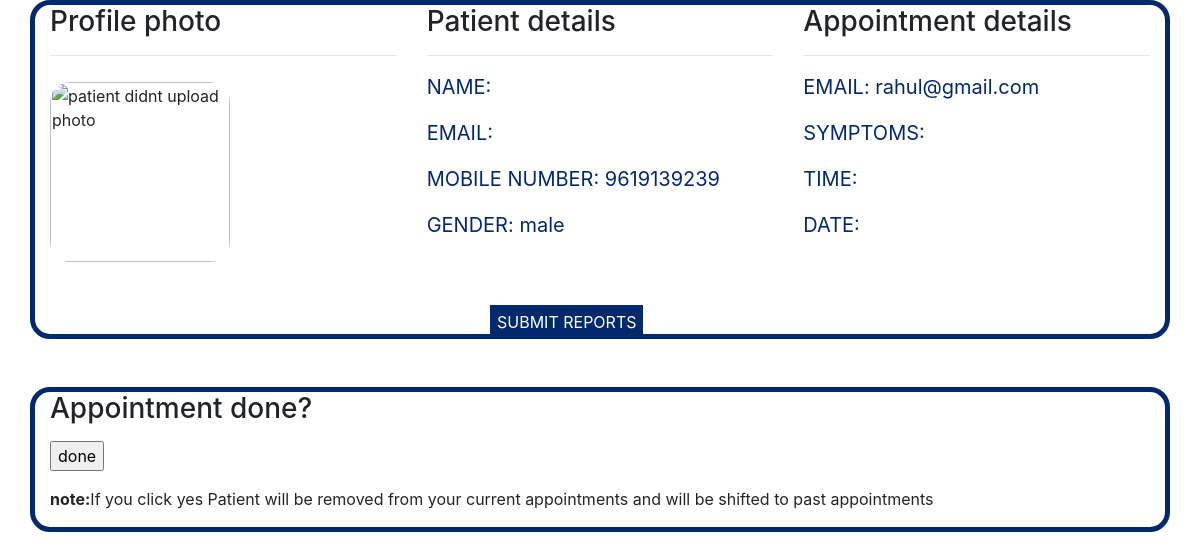
/view_pat.php?show=rahul@gmail.com, run on an earlier commit of the app's database.
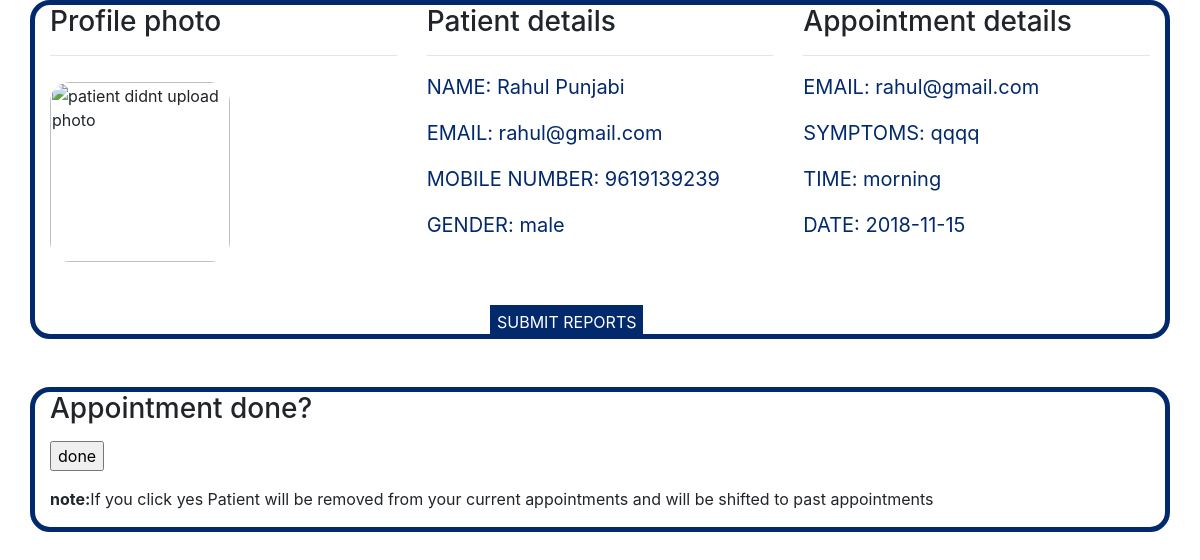
And on a later commit of the database.
### tables this page shows
CREATE TABLE `appointment` (
  `fname` varchar(40) NOT NULL,
  `lname` varchar(40) NOT NULL,
  `Email` varchar(40) NOT NULL,
  `date1` date NOT NULL,
  `Symptoms` varchar(128) NOT NULL,
  `department` varchar(40) NOT NULL,
  `docemail` varchar(50) NOT NULL,
  `time1` varchar(40) NOT NULL,
  `status` varchar(10) NOT NULL DEFAULT 'pending'
);

### view_pat.php (the view, shortened to what this page needs)
<link rel="stylesheet" href="https://stackpath.bootstrapcdn.com/bootstrap/4.1.3/css/bootstrap.min.css">
<?php
if(isset($_GET['show']))
{
$link = mysqli_connect("localhost","root", "", "hospital");
$mail=$_GET['show'];
$sql1="select *from patient where email='$mail'";
$sql2="select * from appointment where Email='$mail' and status='noo'";
$result1=mysqli_query($link,$sql1);
$result2=mysqli_query($link,$sql2);
$row1=mysqli_fetch_assoc($result1);
$row2=mysqli_fetch_assoc($result2);
?>
<div class="container">
<?php
 $sql3="select * from profile where email='$mail'";
        $result3=mysqli_query($link,$sql3);
        $row3=mysqli_fetch_assoc($result3);
       echo'
            <div class="row">
            <div class="col-12 patient">
            <div class="row">
            <div class="col-4">
            <h3>Profile photo</h3><hr>
            <img src="profile/'.$row3["photo"].'" alt="patient didnt upload photo" width="180px" height="180px" style="margin-top:10px;">
            </div>
          <div class="col-4">
          <h3>Patient details</h3><hr>';
          echo'<p>NAME: '.$row2["fname"]." ".$row2["lname"].'</p>';
          echo'<p>EMAIL: '.$row2["Email"].'</p>';
          echo'<p>MOBILE NUMBER: '.$row1["mobile_number"].'</p>';
          echo'<p>GENDER: '.$row1["gender"].'</p>';
          echo'</div>';
			echo'<div class="col-4">';
          echo '<h3>Appointment details</h3><hr>';
          echo'<p>EMAIL: '.$row1["email"].'</p>';
          echo'<p>SYMPTOMS: '.$row2["Symptoms"].'</p>';
          echo'<p>TIME: '.$row2["time1"].'</p>';
          echo'<p>DATE: '.$row2["date1"].'</p>';
          echo'</div>';
?>
</div></div></div>
<br>
<br>
<div class="submit">
<a href="#">SUBMIT REPORTS</a>
</div>
</div>
<div class="container">
	<h3>
		Appointment done?
	</h3>
<p>
	<form method="post">
		<input type="submit" name="done" value="done">
	</form>
<strong>note:</strong>If you click yes Patient will be removed from your current appointments and will be shifted to past appointments</p>
	</div>
<?php
}
?>

What changed in the data, as far as the page shows it:
added appointment: fname "Rahul", lname "Punjabi", Email "rahul@gmail.com", Symptoms "qqqq", time1 "morning", date1 "2018-11-15"
